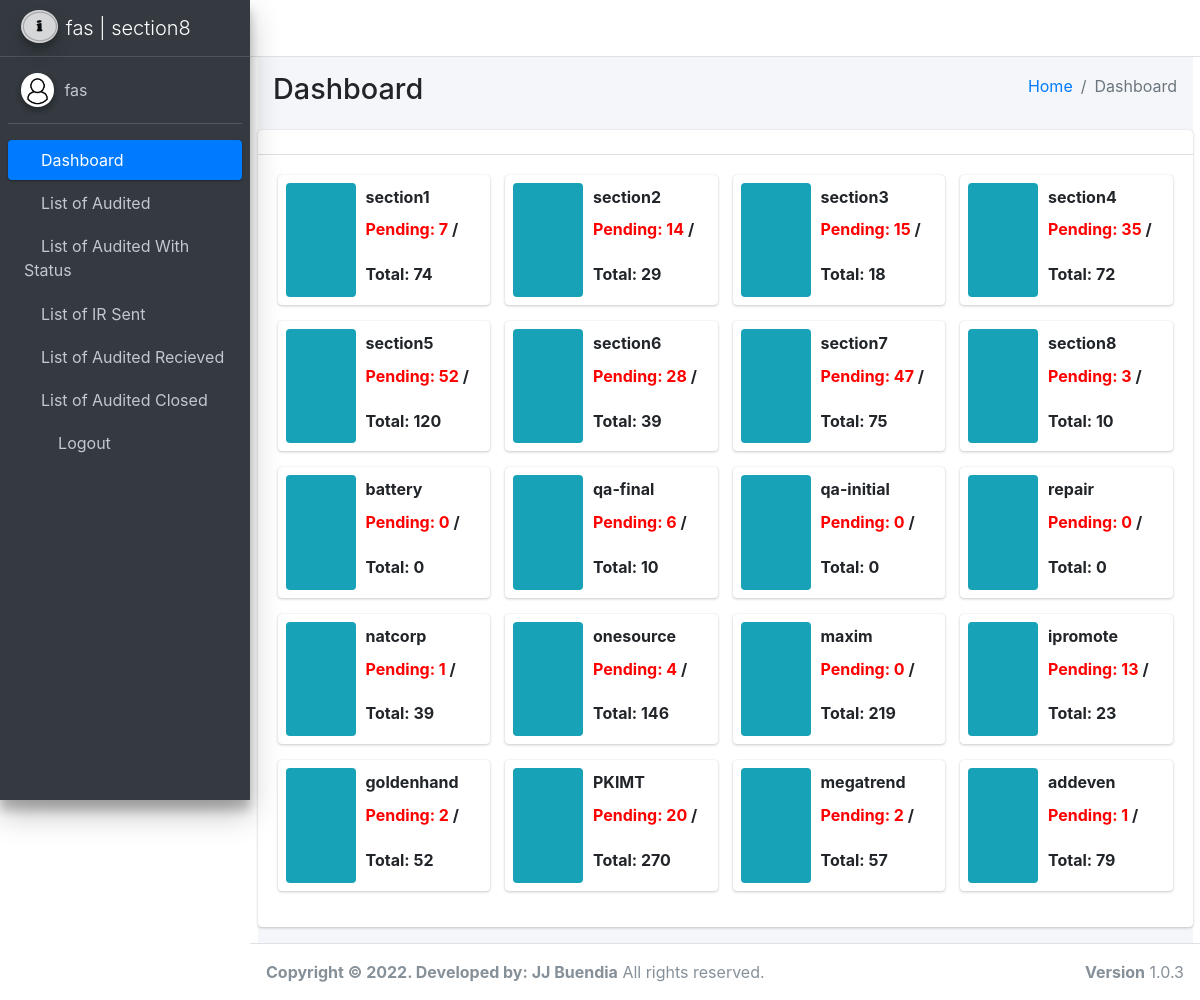
Page /page/fas/dashboard.php (signed in) on the committed database.
### tables this page shows
CREATE TABLE `ialert_account` (
  `id` int(20) NOT NULL,
  `username` varchar(255) DEFAULT NULL,
  `password` varchar(255) DEFAULT NULL,
  `role` varchar(255) DEFAULT NULL,
  `esection` varchar(255) DEFAULT NULL,
  `car_maker` varchar(255) DEFAULT NULL,
  `sections` varchar(255) DEFAULT NULL
);

### process/session.php (called while the page is built, shortened)
<?php
	include 'login.php';
	if (isset($_SESSION['username'])) {
		$username = $_SESSION['username'];
		$q = "SELECT * FROM ialert_account WHERE username = '$username'";
		$stmt = $conn->prepare($q);
		$stmt->execute();
		if ($stmt->rowCount() > 0) {
			foreach($stmt->fetchALL() as $i){
				$role = $i['role'];
				$esection = $i['esection'];
				$section = $i['sections'];
			}
		}else{
			session_unset();
			session_destroy();
			header('location: ../../index.php');
		}
	}else{
		session_unset();
		session_destroy();
		header('location: ../../index.php');
	}
?>

### page/fas/plugins/sidebar/dashboardbar.php (the view, shortened to what this page needs)
<aside class="main-sidebar sidebar-dark-primary elevation-4">
  <a href="#" class="brand-link">
    <img src="../../dist/img/i.png" alt="TRS Logo" class="brand-image img-circle elevation-3" style="opacity: .8">
    <span class="brand-text font-weight-light"><?=$esection;?> | <?=$section;?></span>
  </a>
  <div class="sidebar">
    <div class="user-panel mt-3 pb-3 mb-3 d-flex">
      <div class="image">
        <img src="../../dist/img/user.png" class="img-circle elevation-2" alt="User Image">
      </div>
      <div class="info">
        <a href="#" class="d-block"><?=$role;?></a>
      </div>
    </div>
    <nav class="mt-2">
      <ul class="nav nav-pills nav-sidebar flex-column" data-widget="treeview" role="menu" data-accordion="false">
             <li class="nav-item">
          <a href="dashboard.php" class="nav-link active">
            <i class="fas fa-chalkboard"></i>
            <p>
              Dashboard
            </p>
          </a>
        </li>
        <li class="nav-item">
          <a href="audited_list_fas.php" class="nav-link">
            <i class=" fas fa-list"></i>
            <p>
            List of Audited
            </p>
          </a>
        </li>
          <li class="nav-item">
          <a href="audited_list_status_fas.php" class="nav-link ">
            <i class=" fas fa-tasks"></i>
            <p>
            List of Audited With Status
            </p>
          </a>
        </li>
         <li class="nav-item">
          <a href="audited_send.php" class="nav-link">
            <i class=" fas fa-tasks"></i>
            <p>
            List of IR Sent
            </p>
          </a>
        </li>
           <li class="nav-item">
          <a href="audit_recieved.php" class="nav-link">
            <i class=" fas fa-tasks"></i>
            <p>
            List of Audited Recieved
            </p>
          </a>
        </li>
         <li class="nav-item">
          <a href="audited_close.php" class="nav-link">
            <i class=" fas fa-tasks"></i>
            <p>
            List of Audited Closed
            </p>
          </a>
        </li>
       <?php include 'logout.php' ;?>
      </ul>
    </nav>
  </div>
</aside>

### page/fas/plugins/navbar.php (shortened to what this page needs)
<?php
include '../../process/session.php';
?>
<!DOCTYPE html>
<html lang="en">
<head>
  <link rel="stylesheet" href="../../dist/css/font.min.css">
  <link rel="stylesheet" href="../../plugins/fontawesome-free/css/all.min.css">
  <link rel="stylesheet" href="../../dist/css/adminlte.min.css">
  <link rel="stylesheet" href="../../plugins/overlayScrollbars/css/OverlayScrollbars.min.css">
</head>
<body class="hold-transition sidebar-mini layout-fixed">
<div class="wrapper">
  <nav class="main-header navbar navbar-expand navbar-white navbar-light">
    <ul class="navbar-nav">
      <li class="nav-item">
        <a class="nav-link" data-widget="pushmenu" href="#" role="button"><i class="fas fa-bars"></i></a>
      </li>
    </ul>
    <ul class="navbar-nav ml-auto">
      <li class="nav-item">
        <a class="nav-link" data-widget="fullscreen" href="#" role="button">
          <i class="fas fa-expand-arrows-alt"></i>
        </a>
      </li>
    </ul>
  </nav>

### page/fas/plugins/sidebar/logout.php
<li class="nav-item">
    <a href="#" class="nav-link" data-toggle="modal" data-target="#logout-modal">
      <i class="nav-icon far fa-circle text-danger"></i>
      <p class="text">Logout</p>
    </a>
</li>

### page/fas/dashboard.php (shortened to what this page needs)
<?php include 'plugins/navbar.php';?>
<?php include 'plugins/sidebar/dashboardbar.php';?>
<section class="content">
      <div class="container-fluid">
  <div class="content-wrapper">
    <div class="content-header">
      <div class="container-fluid">
        <div class="row mb-2">
          <div class="col-sm-6">
            <h1 class="m-0">Dashboard</h1>
          </div>
          <div class="col-sm-6">
            <ol class="breadcrumb float-sm-right">
              <li class="breadcrumb-item"><a href="#">Home</a></li>
              <li class="breadcrumb-item active">Dashboard</li>
            </ol>
          </div>
        </div>
      </div>
    </div>
       <div class="row">
          <div class="col-12">
            <div class="card">
              <div class="card-header">
              </div>
              <div class="card-body">
                <div class="row">
<?php
  include '../../process/conn.php';
  $query = "SELECT DISTINCT section FROM ialert_section WHERE section IN ('section1','section2','section3','section4','section5','section6','section7','section8') ORDER BY section ASC";
  $stmt = $conn->prepare($query);
  $stmt->execute();
  if ($stmt->rowCount() > 0) {
    foreach($stmt->fetchALL() as $j){
      $section = $j['section'];
      $query = "SELECT COUNT(total) AS total FROM (SELECT id as total FROM ialert_audit WHERE pd = 'IR' AND section = '$section'AND provider = 'FAS' AND edit_count = 0 AND date_recieved IS NULL
        UNION ALL
        SELECT id as total FROM ialert_audit WHERE edit_count != 0 AND section = '$section'  AND provider = 'FAS' AND date_recieved IS NULL) AS J";
      $stmt = $conn->prepare($query);
      $stmt->execute();
      if ($stmt->rowCount() > 0) {
        foreach($stmt->fetchALL() as $j){
          echo '
          <div class="col-lg-3">
            <div class="info-box">
                <span class="info-box-icon bg-info"><i class="fas fa-users"></i></span>
          <div class="info-box-content">
                        <span class="info-box-text"><b>'.$section.'</b></span>
                        <span class="info-box-number"><label style="color:red;">Pending: <label id="count_sec1">'.$j['total'].'</label></label></label>';
?>
 <?php
 $query = "SELECT count(*) as grand_total from ialert_audit where section = '$section' AND provider = 'FAS'";
 $stmt = $conn->prepare($query);
 $stmt->execute();
 foreach($stmt->fetchALL() as $j){
                         echo' /  <label>Total: <label id="grand_total"></label>'.$j['grand_total'].'</label> </span>
                    </div>
              </div>
        </div>
          ';
          }
        }
      }
    }
  }
?>
<?php
$query = "SELECT DISTINCT section FROM ialert_section WHERE section IN ('qa-initial','qa-final','battery','repair') ORDER BY section ASC";
$stmt = $conn->prepare($query);
$stmt->execute();
if ($stmt->rowCount() > 0) {
  foreach($stmt->fetchALL() as $j){
    $section = $j['section'];
    $query = "SELECT COUNT(*) as total FROM ialert_audit WHERE edit_count !=0  AND section = '$section' AND provider = 'fas' AND date_recieved IS NULL";
    $stmt = $conn->prepare($query);
    $stmt->execute();
    if ($stmt->rowCount() > 0) {
      foreach($stmt->fetchALL() as $j){
        echo '
          <div class="col-lg-3">
            <div class="info-box">
                <span class="info-box-icon bg-info"><i class="fas fa-users"></i></span>
          <div class="info-box-content">
                        <span class="info-box-text"><b>'.$section.'</b></span>
                        <span class="info-box-number"><label style="color:red;">Pending: <label id="count_sec1">'.$j['total'].'</label></label></label>';
?>
 <?php
 $query = "SELECT count(*) as grand_total from ialert_audit where section = '$section' AND provider = 'FAS'";
 $stmt = $conn->prepare($query);
 $stmt->execute();
 foreach($stmt->fetchALL() as $j){
                         echo' /  <label>Total: <label id="grand_total"></label>'.$j['grand_total'].'</label> </span>
                    </div>
              </div>
        </div>
          ';
          }
        }
      }
    }
  }
?>
<?php
$query ="SELECT DISTINCT provider FROM ialert_audit where provider != 'fas'";
$stmt = $conn->prepare($query);
$stmt->execute();
if ($stmt->rowCount() > 0) {
  foreach($stmt->fetchALL() as $j){
    $provider = $j['provider'];
    $query = "SELECT COUNT(*) as total FROM ialert_audit WHERE edit_count !=0 AND provider = '$provider' AND date_recieved IS NULL";
    $stmt = $conn->prepare($query);
    $stmt->execute();
    if ($stmt->rowCount() > 0) {
      foreach($stmt->fetchALL() as $j){
      echo '
          <div class="col-lg-3">
            <div class="info-box">
                <span class="info-box-icon bg-info"><i class="fas fa-users"></i></span>
          <div class="info-box-content">
                        <span class="info-box-text"><b>'.$provider.'</b></span>
                        <span class="info-box-number"><label style="color:red;">Pending: <label id="count_sec1">'.$j['total'].'</label></label></label>';
?>
<?php
 $query = "SELECT count(*) as grand_total from ialert_audit where provider = '$provider'";
 $stmt = $conn->prepare($query);
 $stmt->execute();
 foreach($stmt->fetchALL() as $j){
                         echo' /  <label>Total: <label id="grand_total"></label>'.$j['grand_total'].'</label> </span>
                    </div>
              </div>
        </div>
          ';
          }
        }
      }
    }
  }
?>
</div>
                </div>
              </div>
            </div>
          </div>
        </div>
</div>
</div>
<?php include 'plugins/footer.php';?>

### page/fas/plugins/footer.php (shortened to what this page needs)
  <footer class="main-footer">
    <strong>Copyright &copy; 2022. Developed by: JJ Buendia</strong>
    All rights reserved.
    <div class="float-right d-none d-sm-inline-block">
      <b>Version</b> 1.0.3
    </div>
  </footer>
<?php
include '../../modals/logout.php';
?>
</body>
</html>

### rows in the picture
ialert_account: esection "fas", sections "section8", role "fas"

### other values in the picture
$section "section1"
$j['total'] "7"
$j['grand_total'] "74"
$section "section2"
$j['total'] "14"
$j['grand_total'] "29"
$section "section3"
$j['total'] "15"
$j['grand_total'] "18"
$section "section4"
$j['total'] "35"
$j['grand_total'] "72"
$section "section5"
$j['total'] "52"
$j['grand_total'] "120"
